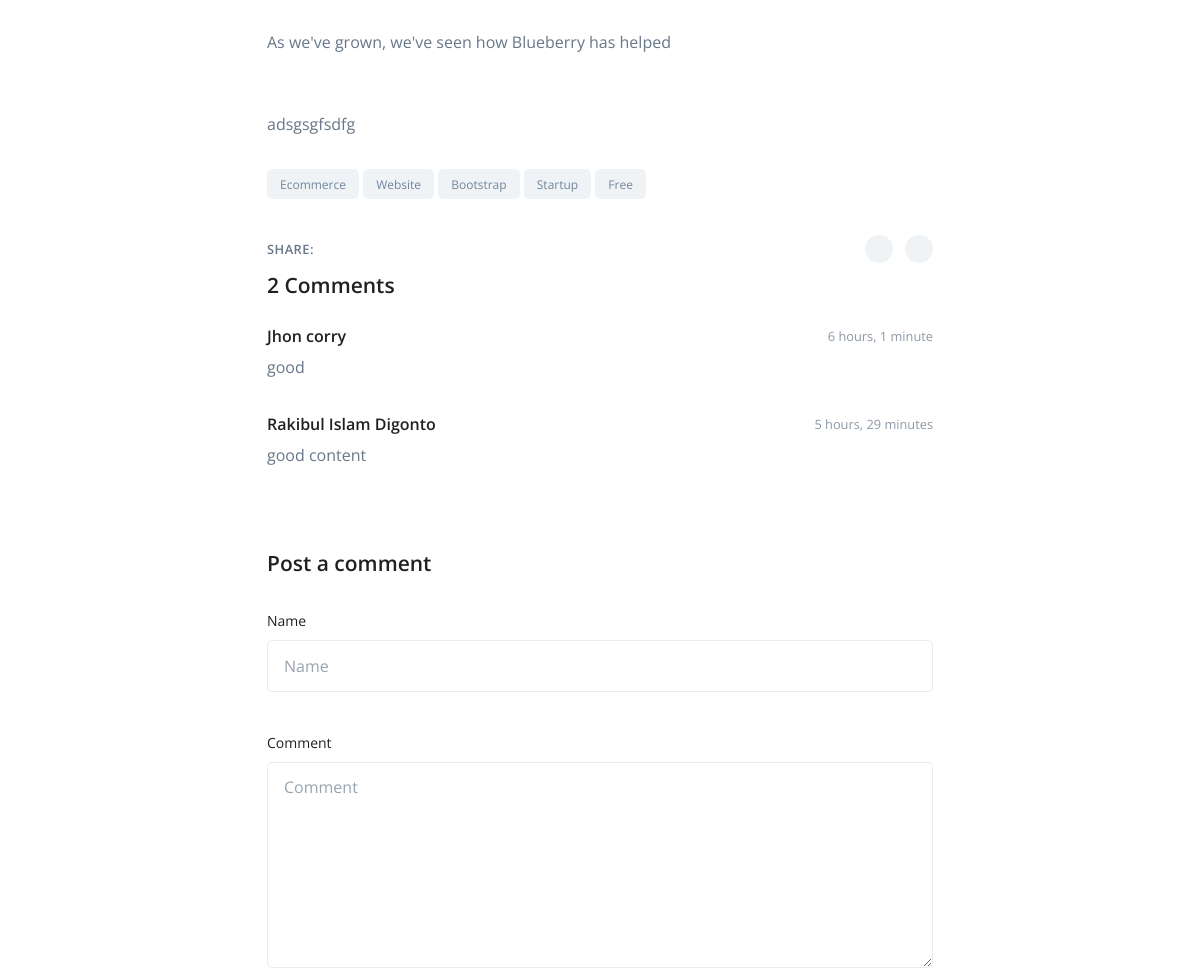
Page /blog/slug_1/ (middle part) on the earlier database version.
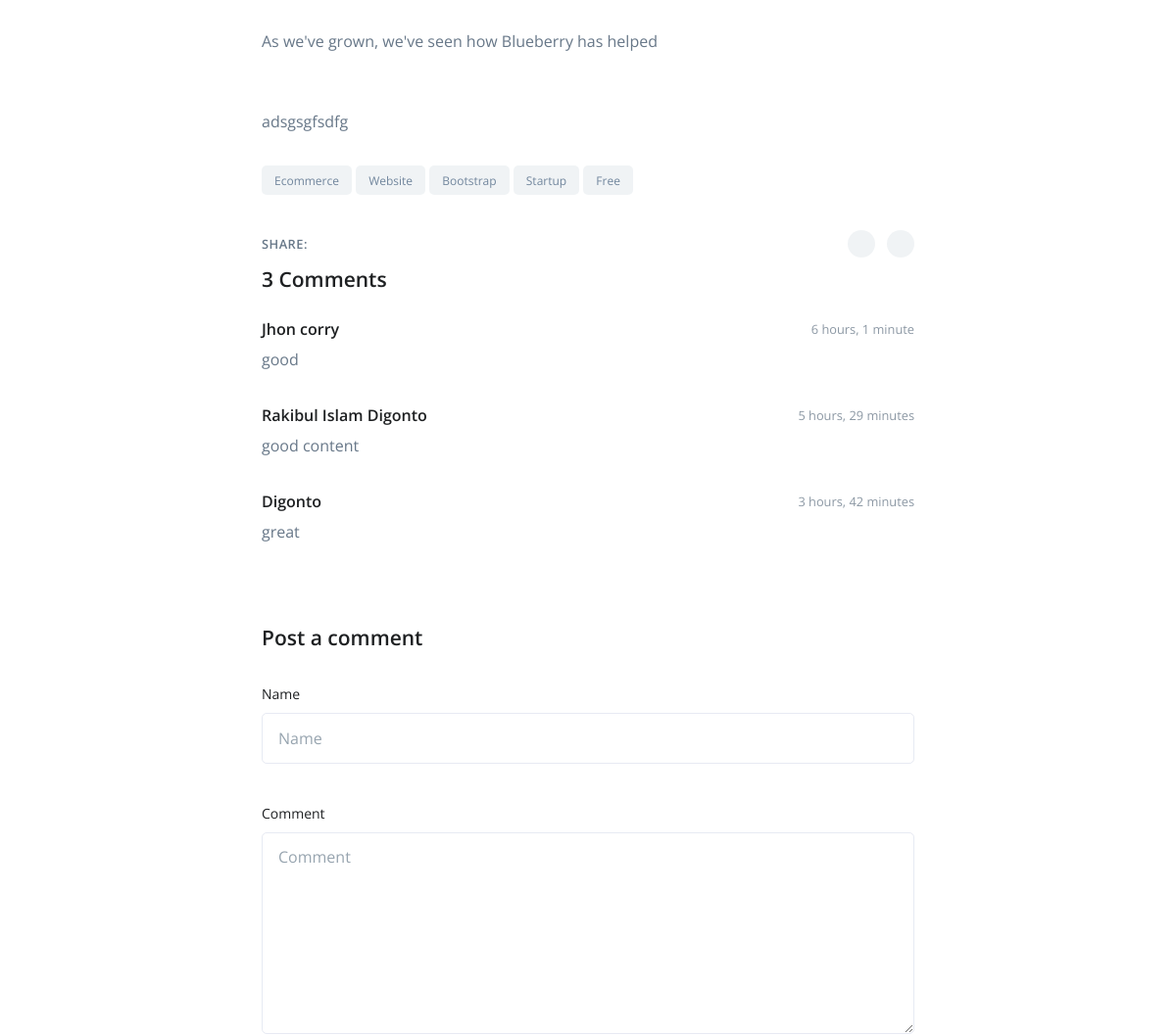
Same page on the later database version.
### blog/models.py (models this page shows, shortened)
class Blog(models.Model):
    title = models.CharField(max_length=100)
    slug = models.SlugField()
    thumbnail = models.ImageField(upload_to = 'blog/images/')
    short_discription = models.TextField()
    discription = models.TextField()
    creation = models.DateTimeField(auto_now_add=True)
    @property
    def comment_count(self):
        return Comment.objects.filter(blog=self).count()

class Comment(models.Model):
    blog = models.ForeignKey(Blog, on_delete=models.CASCADE, related_name='comments')
    name = models.CharField(max_length=90)
    body = models.TextField()
    creation = models.DateTimeField(auto_now_add=True)

### blog/views.py (the view)
# urls.py: path('blog/<slug>/', views.blog_details, name = 'blog_details'),
def blog_details(request, slug):
    blog = Blog.objects.get(slug=slug)
    comments = blog.comments.all()
    if request.method == 'POST':
        comment_form = CommentForm(request.POST)
        if comment_form.is_valid():
            new_comment = comment_form.save(commit = False)
            new_comment.blog=blog
            new_comment.save()
            messages.success(request, 'comment submitted')
            return HttpResponseRedirect(request.path_info)
    else:
        comment_form = CommentForm()
    context = {
        'blog':blog,
        'comments':comments
    }
    return render(request, 'blog/details.html', context)

### templates/blog/details.html (shortened to what this page needs)
{% load static %}
<!DOCTYPE html>
<html lang="en">
<head>
    <link
        rel="stylesheet"
        href="{% static 'blueberry/assets/vendor/font-awesome/css/all.min.css' %}"
    />
    <link
        rel="stylesheet"
        href="{% static 'blueberry/assets/vendor/font-awesome/css/all.min.css' %}"
    />
    <link rel="stylesheet" href="{% static 'blueberry/assets/css/theme.css' %}" />
    </head>
  <body>
    <main id="content" role="main">
      <div class="container space-top-1 space-bottom-2">
        <div class="w-lg-60 mx-lg-auto">
          <p>
            As we've grown, we've seen how Blueberry has helped
          </p>
        </div>
        <div class="w-lg-60 mx-lg-auto">
          <p>
            {{ blog.discription | safe }}
          </p>
          <div class="mt-5">
            <a class="btn btn-xs btn-soft-secondary mb-1" href="#">Ecommerce</a>
            <a class="btn btn-xs btn-soft-secondary mb-1" href="#">Website</a>
            <a class="btn btn-xs btn-soft-secondary mb-1" href="#">Bootstrap</a>
            <a class="btn btn-xs btn-soft-secondary mb-1" href="#">Startup</a>
            <a class="btn btn-xs btn-soft-secondary mb-1" href="#">Free</a>
          </div>
          <div
            class="row justify-content-sm-between align-items-sm-center mt-5"
          >
            <div class="col-sm-6 mb-2 mb-sm-0">
              <div class="d-flex align-items-center">
                <span class="d-block small font-weight-bold text-cap mr-2"
                  >Share:</span
                >
                <a
                  class="btn btn-xs btn-icon btn-ghost-secondary rounded-circle mr-2"
                  href="#"
                >
                  <i class="fab fa-facebook-f"></i>
                </a>
                <a
                  class="btn btn-xs btn-icon btn-ghost-secondary rounded-circle mr-2"
                  href="#"
                >
                  <i class="fab fa-twitter"></i>
                </a>
                <a
                  class="btn btn-xs btn-icon btn-ghost-secondary rounded-circle mr-2"
                  href="#"
                >
                  <i class="fab fa-instagram"></i>
                </a>
                <a
                  class="btn btn-xs btn-icon btn-ghost-secondary rounded-circle mr-2"
                  href="#"
                >
                  <i class="fab fa-telegram"></i>
                </a>
              </div>
            </div>
            <div class="col-sm-6 text-sm-right">
              <a
                class="btn btn-xs btn-icon btn-soft-secondary rounded-circle mr-2"
                href="#"
                data-toggle="tooltip"
                data-placement="top"
                title="Bookmark story"
              >
                <i class="far fa-bookmark"></i>
              </a>
              <a
                class="btn btn-xs btn-icon btn-soft-secondary rounded-circle"
                href="#"
                data-toggle="tooltip"
                data-placement="top"
                title="Report story"
              >
                <i class="far fa-flag"></i>
              </a>
            </div>
          </div>
          <div class="pt-2 mb-11">
            <div class="mb-4">
              <h3>{{ blog.comment_count }} Comments</h3>
            </div>
            <ul class="list-unstyled">
              {% for comment in comments %}
              <li class="mb-5">
                <div class="media align-items-center mb-2">
                  <div class="media-body">
                    <div
                      class="d-flex justify-content-between align-items-center"
                    >
                      <span class="h5 mb-0">{{ comment.name }}</span>
                      <small class="text-muted">{{ comment.creation | timesince }}</small>
                    </div>
                  </div>
                </div>
                <p>
                  {{ comment.body }}
                </p>
              </li>
              {% endfor %}
            </ul>
          </div>
          <div class="mb-5">
            <h3>Post a comment</h3>
          </div>
          <form action="." method="post" class="js-validate">
            <div class="form-row">
              <div class="col-12 mb-sm-3">
                <div class="js-form-message form-group">
                  <label class="input-label">Name</label>
                  <input
                    type="text"
                    class="form-control"
                    name="name"
                    id="inputName"
                    placeholder="Name"
                    aria-label="Name"
                    required
                    data-msg="Please enter your name."
                  />
                </div>
              </div>
              <div class="col-12 mb-sm-3">
                <div class="js-form-message form-group">
                  <label class="input-label">Comment</label>
                  <textarea
                    class="form-control"
                    name="body"
                    rows="7"
                    id="descriptionTextarea"
                    placeholder="Comment"
                    required
                    data-msg="Please enter your message."
                  ></textarea>
                </div>
              </div>
            </div>
          </form>
        </div>
      </div>
    </main>
  </body>
</html>

Differences in the rows shown:
computed for Blog "adsgsgfsdfg": comment_count "2" → "3"
added Comment: name "Digonto", creation "3 hours, 42 minutes", body "great"
